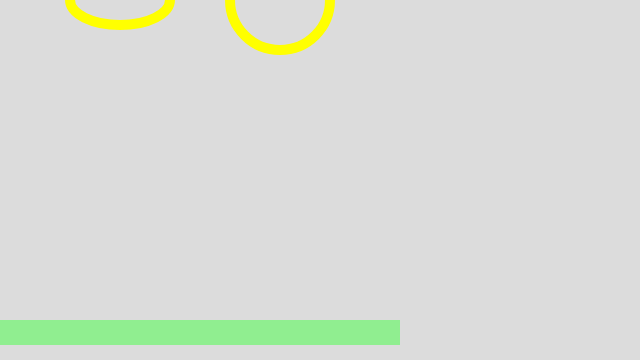
Frame 1 (no input)
Frame 60 (no input): identical to frame 1, image omitted
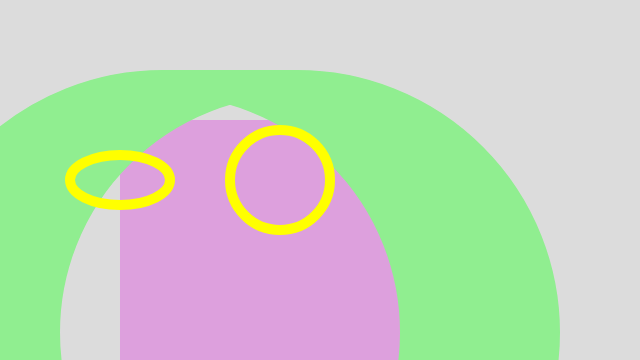
Frame 120 (the mouse pressed at the canvas centre since frame 60)

The p5.js sketch that drew these frames (run headless with seeded random() and noise() and a simulated clock; from frame 60 on, the mouse is pressed at the canvas centre):

// p5.js sketch
// ── sketch.js
/*
    Self Portrait
    v 3
    by Owen
    mmp 210 example week 4
    interactive
*/

function setup() {
    createCanvas(640, 360);
}

function draw() {
    background(220);
    
    var headPosition = frameCount ;
    var headWidth = mouseX;
    var eyesY = mouseY;
    
    var skinColor = 'plum';
    var hairColor = 'lightgreen';
    var eyeColor = 'yellow';
    
    // head
    fill(skinColor);
    noStroke();
    rect(headPosition, headPosition, headWidth, 250);
    
    // hair
    noFill();
    stroke(hairColor);
    strokeWeight(500);
    rect(150, 320, headWidth / 2, 25, 100);
    
    // eyes
    noFill();
    stroke(eyeColor);
    strokeWeight(10);
    ellipse(280, eyesY, 100);
    ellipse(120, eyesY, 100, 50);
   
    // body
    noStroke();
    fill(skinColor);
//    ellipse(200, 400, 300);
}
